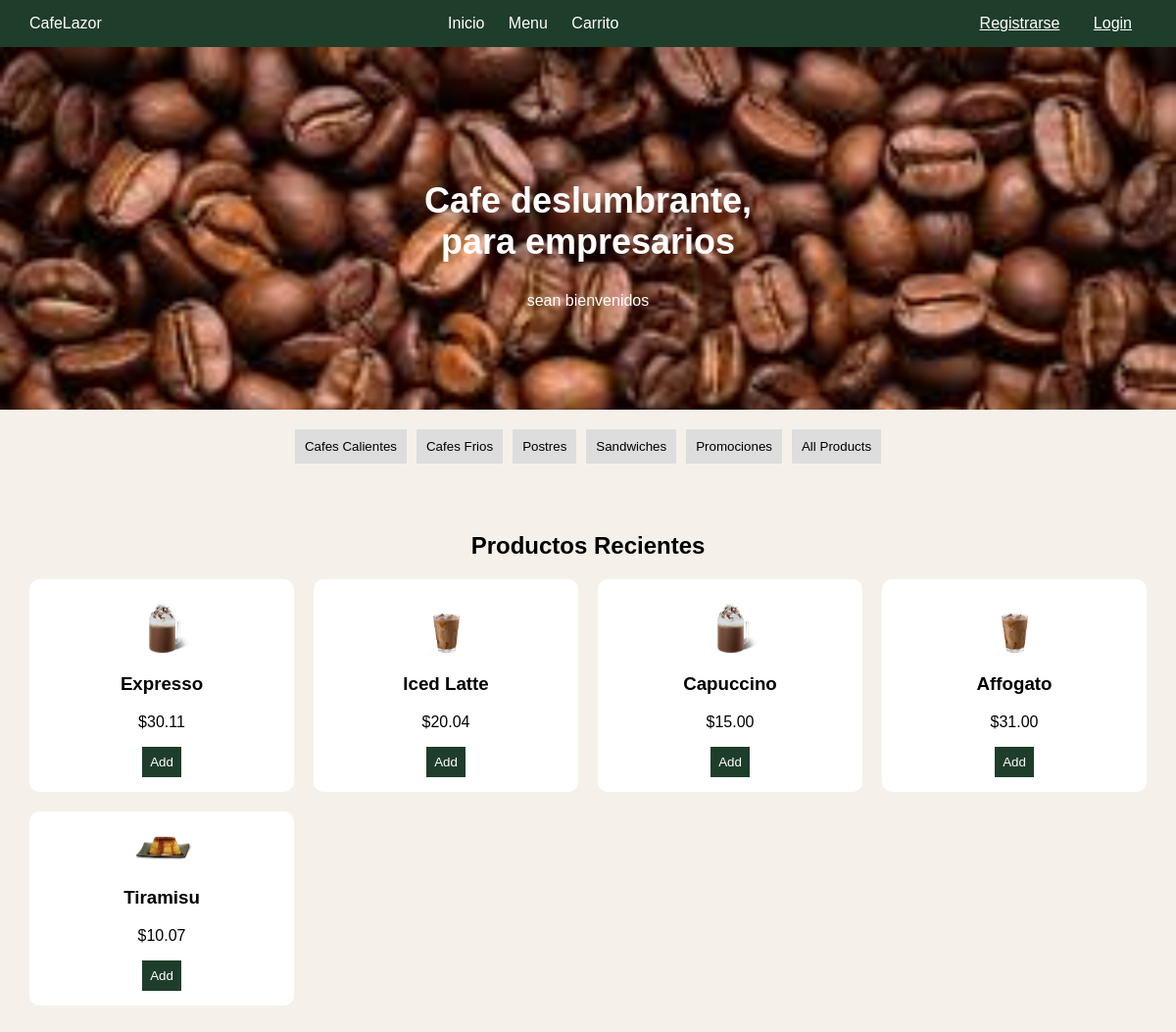
/home/, run on the app's committed database.
### appcafe/models.py (models this page shows, shortened)
class Cafe(models.Model):
    CATEGORY_CHOICES = [
        ('hot', 'Cafes Calientes'),
        ('cold', 'Cafes Frios'),
        ('desserts', 'Postres'),
        ('sandwiches', 'Sandwiches'),
        ('promotions', 'Promociones'),
    ]
    name = models.CharField(max_length=100)
    description = models.TextField()
    price = models.DecimalField(max_digits=5, decimal_places=2)
    category = models.CharField(max_length=20, choices=CATEGORY_CHOICES, default='hot')

### appcafe/views.py (the view)
# urls.py: path('home/', views.home, name='home'),
def home(request):
    category_type = request.GET.get('type', None)
    if category_type:
        cafes = Cafe.objects.filter(category=category_type)
    else:
        cafes = Cafe.objects.all()
    return render(request, 'home.html', {'cafes': cafes, 'category_type': category_type})

### appcafe/templates/home.html (shortened to what this page needs)
{% load static %}
<html lang="es">
<head>
    <link rel="stylesheet" href="{% static 'css/styles.css' %}">
</head>
<body>
    <header class="header">
        <div class="logo">CafeLazor</div>
        <nav>
            <a href="{% url 'index' %}">Inicio</a>
            <a href="{% url 'menu' %}">Menu</a>
            <a href="{% url 'cart' %}">Carrito</a>
        </nav>
        <div>
            {% if user.is_authenticated %}
                <span>Hola {{ user.username }}</span>
                {% if user.is_superuser %}
                    <a class="btn-login" href="{% url 'cafe_list' %}">Admin</a>
                {% endif %}
                <a class="btn-login" href="{% url 'logout' %}">Logout</a>
            {% else %}
                <a class="btn-register" href="{% url 'register' %}">Registrarse</a>
                <a class="btn-login" href="{% url 'login' %}">Login</a>
            {% endif %}
        </div>
    </header>
    <section class="hero">
        <div class="hero-text">
            <h1>Cafe deslumbrante, <br> para empresarios</h1>
            <p>sean bienvenidos</p>
        </div>
    </section>
    <section class="category">
        <a href="{% url 'home' %}?type=hot"><button>Cafes Calientes</button></a>
        <a href="{% url 'home' %}?type=cold"><button>Cafes Frios</button></a>
        <a href="{% url 'home' %}?type=desserts"><button>Postres</button></a>
        <a href="{% url 'home' %}?type=sandwiches"><button>Sandwiches</button></a>
        <a href="{% url 'home' %}?type=promotions"><button>Promociones</button></a>
        <a href="{% url 'home' %}"><button>All Products</button></a>
    </section>
    <section class="products">
        <h2>Productos Recientes</h2>
        <div class="grid">
            {% for cafe in cafes %}
                <div class="card">
                    {% if cafe.category == 'hot' %}
                        <img src="{% static 'img/cafes_calientes.png' %}" style="max-width: 75px; height: auto;" alt="{{ cafe.name }}">
                    {% elif cafe.category == 'cold' %}
                        <img src="{% static 'img/cafes_frios.png' %}" style="max-width: 75px; height: auto;" alt="{{ cafe.name }}">
                    {% elif cafe.category == 'desserts' %}
                        <img src="{% static 'img/postres.png' %}" style="max-width: 75px; height: auto;" alt="{{ cafe.name }}">
                    {% elif cafe.category == 'sandwiches' %}
                        <img src="{% static 'img/sandwiches.png' %}" style="max-width: 75px; height: auto;" alt="{{ cafe.name }}">
                    {% endif %}
                    <h3>{{ cafe.name }}</h3>
                    <p>${{ cafe.price }}</p>
                    <button class="btn-primary" data-id="{{ cafe.id }}" data-name="{{ cafe.name }}" data-price="{{ cafe.price }}">Add</button>
                </div>
            {% empty %}
                <p>No Hay Productos Disponibles</p>
            {% endfor %}
        </div>
    </section>
</body>
</html>

### appcafe/static/css/styles.css (style rules this page uses)
body { margin: 0; font-family: Arial, Helvetica, sans-serif; background-color: #f5f1ea; }
.header { display: flex; justify-content: space-between; align-items: center; background-color: #1f3d2b; color: white; padding: 15px 30px; }
.header nav a { margin: 0 10px; color: white; text-decoration: none; }
.btn-login, .btn-register { background: #1f3d2b; color: white; border: none; padding: 8px 15px; cursor: pointer; }
.hero { display: flex; flex-direction: column; justify-content: center; align-items: center; text-align: center; padding: 60px 40px; background-image: url(../img/fondo.png); background-size: cover; background-repeat: no-repeat; min-height: 250px; }
.hero-text h1 { font-size: 36px; color: white; }
.hero-text p { color: white; }
.category { display: flex; justify-content: center; gap: 10px; padding: 20px; }
.category button { padding: 10px; border: none; background-color: #ddd; cursor: pointer; }
.products { padding: 30px; }
.grid { display: grid; grid-template-columns: repeat(4, 1fr); gap: 20px; }
.card { background: white; padding: 15px; border-radius: 10px; text-align: center; }
.card button { background-color: #1f3d2b; color: white; border: none; padding: 8px; cursor: pointer; }
h1 { text-align: center; margin-top: 50px; }
h2 { text-align: center; }

### data on the page
Cafe: name "Expresso", price "30.11"
Cafe: name "Iced Latte", price "20.04"
Cafe: name "Capuccino", price "15.00"
Cafe: name "Affogato", price "31.00"
Cafe: name "Tiramisu", price "10.07"
